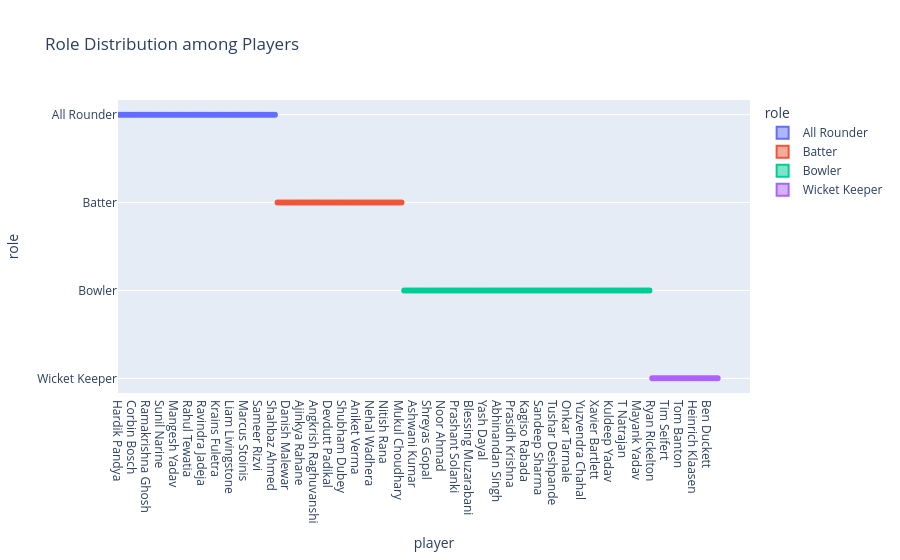

Source (notebook cell):
### Code cell
#  Violin: Role Distribution by Player
fig = px.violin(df, x="player", y="role", color="role",
                box=True, points="all",
                title="Role Distribution among Players")
fig.show()

### Figure 1 — Plotly figure (JSON) as saved in the notebook; plotly's stock layout.template omitted (floating-point values rounded to 4 significant figures)
{"data": [{"alignmentgroup": "True", "box": {"visible": true}, "hovertemplate": "role=%{y}<br>player=%{x}<extra></extra>", "legendgroup": "All Rounder", "marker": {"color": "#636efa"}, "name": "All Rounder", "offsetgroup": "All Rounder", "orientation": "v", "points": "all", "scalegroup": "True", "showlegend": true, "type": "violin", "x": ["Hardik Pandya", "Naman Dhir", "Will Jacks", "Shardul Thakur", "Mitchell Santner", "Raj Bawa", "Corbin Bosch", "Atharva Ankolekar", "Mayank Rawat", "Aman Khan", "Shivam Dubey", "Zak Foulkes", "Ramakrishna Ghosh", "Anshul Kamboj", "Jamie Overton", "Matthew Short", "Prashant Veer", "Daksh Kamra", "Sunil Narine", "Cameron Green", "Rachin Ravindra", "Anukul Roy", "Venkatesh Iyer", "Krunal Pandya", "Mangesh Yadav", "Vihaan Malhotra", "Jacob Bethell", "Romario Shepherd", "Kanishk Chouhan", "Washington Sundar", "Rahul Tewatia", "Manav Suthar", "Nishant Sindhu", "Rashid Khan", "Glenn Phillips", "Jason Holder", "Ravindra Jadeja", "Sam Curran", "Dasun Shanaka", "Donovan Ferreira", "Abhishek Sharma", "Harsh Dubey", "Krains Fuletra", "Harshal Patel", "Shivam Mavi", "Nitish Kumar Reddy", "Shivang Kumar", "Brydon Carse", "Liam Livingstone", "Jack Edwards", "Kamindu Mendis", "Marco Jansen", "Cooper Connolly", "Mitchell Owen", "Marcus Stoinis", "Azmatullah Omarzai", "Shashank Singh", "Suryansh Shedge", "Musheer Khan", "Axar Patel", "Sameer Rizvi", "Ashutosh Sharma", "Ajay Mandal", "Madhav Tiwari", "Mitchell Marsh", "Arshin Kulkarni", "Shahbaz Ahmed", "Wanindu Hasaranga"], "x0": " ", "xaxis": "x", "y": ["All Rounder", "All Rounder", "All Rounder", "All Rounder", "All Rounder", "All Rounder", "All Rounder", "All Rounder", "All Rounder", "All Rounder", "All Rounder", "All Rounder", "All Rounder", "All Rounder", "All Rounder", "All Rounder", "All Rounder", "All Rounder", "All Rounder", "All Rounder", "All Rounder", "All Rounder", "All Rounder", "All Rounder", "All Rounder", "All Rounder", "All Rounder", "All Rounder", "All Rounder", "All Rounder", "All Rounder", "All Rounder", "All Rounder", "All Rounder", "All Rounder", "All Rounder", "All Rounder", "All Rounder", "All Rounder", "All Rounder", "All Rounder", "All Rounder", "All Rounder", "All Rounder", "All Rounder", "All Rounder", "All Rounder", "All Rounder", "All Rounder", "All Rounder", "All Rounder", "All Rounder", "All Rounder", "All Rounder", "All Rounder", "All Rounder", "All Rounder", "All Rounder", "All Rounder", "All Rounder", "All Rounder", "All Rounder", "All Rounder", "All Rounder", "All Rounder", "All Rounder", "All Rounder", "All Rounder"], "y0": " ", "yaxis": "y"}, {"alignmentgroup": "True", "box": {"visible": true}, "hovertemplate": "role=%{y}<br>player=%{x}<extra></extra>", "legendgroup": "Batter", "marker": {"color": "#EF553B"}, "name": "Batter", "offsetgroup": "Batter", "orientation": "v", "points": "all", "scalegroup": "True", "showlegend": true, "type": "violin", "x": ["Rohit Sharma", "Suryakumar Yadav", "Sherfane Rutherford", "Tilak Varma", "Danish Malewar", "Ruturaj Gaikwad", "Dewald Brevis", "Sarfaraz Khan", "Ayush Matre", "Urvil Patel", "Ajinkya Rahane", "Rinku Singh", "Finn Allen", "Rahul Tripathi", "Manish Pandey", "Rovman Powell", "Angkrish Raghuvanshi", "Ramandeep Singh", "Sarthak Ranjan", "Rajat Patidar", "Virat Kohli", "Tim David", "Devdutt Padikal", "Shubman Gill", "Sai Sudharsan", "Shahrukh Khan", "Riyan Parag", "Aman Rao", "Shubham Dubey", "Shimron Hetmyer", "Yashasvi Jaiswal", "Ravi Singh", "Vaibhav Sooryavanshi", "Travis Head", "Aniket Verma", "Ravichandran Smaran", "Shreyas Iyer", "Priyansh Arya", "Harnoor Singh", "Pyla Avinash", "Nehal Wadhera", "Prithvi Shaw", "Pathum Nissanka", "David Miller", "Karun Nair", "Sahil Parakh", "Nitish Rana", "Himmat Singh", "Ayush Badoni", "Akshat Raghuvanshi", "Matthew Breetzke", "Aiden Markram", "Mukul Choudhary", "Abdul Samad"], "x0": " ", "xaxis": "x", "y": ["Batter", "Batter", "Batter", "Batter", "Batter", "Batter", "Batter", "Batter", "Batter", "Batter", "Batter", "Batter", "Batter", "Batter", "Batter", "Batter", "Batter", "Batter", "Batter", "Batter", "Batter", "Batter", "Batter", "Batter", "Batter", "Batter", "Batter", "Batter", "Batter", "Batter", "Batter", "Batter", "Batter", "Batter", "Batter", "Batter", "Batter", "Batter", "Batter", "Batter", "Batter", "Batter", "Batter", "Batter", "Batter", "Batter", "Batter", "Batter", "Batter", "Batter", "Batter", "Batter", "Batter", "Batter"], "y0": " ", "yaxis": "y"}, {"alignmentgroup": "True", "box": {"visible": true}, "hovertemplate": "role=%{y}<br>player=%{x}<extra></extra>", "legendgroup": "Bowler", "marker": {"color": "#00cc96"}, "name": "Bowler", "offsetgroup": "Bowler", "orientation": "v", "points": "all", "scalegroup": "True", "showlegend": true, "type": "violin", "x": ["Jasprit Bumrah", "Trent Boult", "AM Ghazanfar", "Deepak Chahar", "Ashwani Kumar", "Mayank Markande", "Raghu Sharma", "Mohd Izhar", "Khaleel Ahmed", "Rahul Chahar", "Shreyas Gopal", "Matt Henry", "Gurjapneet Singh", "Akeal Hosein", "Mukesh Choudhary", "Spencer Johnson", "Noor Ahmad ", "Nathan Ellis", "Vaibhav Arora", "Saurabh Dubey", "Kartik Tyagi", "Navdeep Saini", "Prashant Solanki", "Umran Malik", "Akash Deep", "Varun Chakravarthy", "Harshit Rana", "Mustafizur Rahman", "Blessing Muzarabani", "Matheesha Pathirana", "Jacob Duffy", "Josh Hazlewood", "Nuwan Thushara", "Bhuvneshwar Kumar", "Yash Dayal", "Suyash Sharma", "Swapnil Singh", "Rasikh Salam", "Vicky Ostwal", "Satvik Deswal", "Abhinandan Singh", "Arshad Khan", "Ashok Sharma", "Kulwant Khejroliya", "Gurnoor Brar", "Mohammed Siraj", "Prasidh Krishna", "Sai Kishore", "Ishant Sharma", "Jayant Yadav", "Prithvi Raj", "Luke Wood", "Kagiso Rabada", "Jofra Archer", "Nandre Burger", "Adam Milne", "Kwena Maphaka", "Vignesh Puthur", "Sandeep Sharma", "Brijesh Sharma", "Sushant Mishra", "Ravi Bishnoi", "Kuldeep Sen", "Yash Raj Punja", "Tushar Deshpande", "Yudhvir Singh", "Eshan Malinga", "Pat Cummins", "David Payne", "Sakib Hussain", "Onkar Tarmale", "Jaydev Unadkat", "Zeeshan Ansari", "Praful Hinge", "Amit Kumar", "Arshdeep Singh", "Yuzvendra Chahal", "Harpreet Brar", "Vishal Nishad", "Vijaykumar Vyshak", "Yash Thakur", "Praveen Dubey", "Xavier Bartlett", "Ben Dwarshuis", "Lockie Ferguson", "Vipraj Nigam", "Tripurana Vijay", "Mukesh Kumar", "Kuldeep Yadav", "Auqib Nabi", "Kyle Jamieson", "Dushmantha Chameera", "Lungi Ngidi", "Mitchell Starc", "T Natrajan", "Akash Singh", "Avesh Khan", "Mohammed Shami", "Prince Yadav", "Naman Tiwari", "Mayank Yadav", "Digvesh Rathi", "Arjun Tendulkar", "Mohsin Khan", "Manimaran Siddharth", "Anrich Nortje"], "x0": " ", "xaxis": "x", "y": ["Bowler", "Bowler", "Bowler", "Bowler", "Bowler", "Bowler", "Bowler", "Bowler", "Bowler", "Bowler", "Bowler", "Bowler", "Bowler", "Bowler", "Bowler", "Bowler", "Bowler", "Bowler", "Bowler", "Bowler", "Bowler", "Bowler", "Bowler", "Bowler", "Bowler", "Bowler", "Bowler", "Bowler", "Bowler", "Bowler", "Bowler", "Bowler", "Bowler", "Bowler", "Bowler", "Bowler", "Bowler", "Bowler", "Bowler", "Bowler", "Bowler", "Bowler", "Bowler", "Bowler", "Bowler", "Bowler", "Bowler", "Bowler", "Bowler", "Bowler", "Bowler", "Bowler", "Bowler", "Bowler", "Bowler", "Bowler", "Bowler", "Bowler", "Bowler", "Bowler", "Bowler", "Bowler", "Bowler", "Bowler", "Bowler", "Bowler", "Bowler", "Bowler", "Bowler", "Bowler", "Bowler", "Bowler", "Bowler", "Bowler", "Bowler", "Bowler", "Bowler", "Bowler", "Bowler", "Bowler", "Bowler", "Bowler", "Bowler", "Bowler", "Bowler", "Bowler", "Bowler", "Bowler", "Bowler", "Bowler", "Bowler", "Bowler", "Bowler", "Bowler", "Bowler", "Bowler", "Bowler", "Bowler", "Bowler", "Bowler", "Bowler", "Bowler", "Bowler", "Bowler", "Bowler", "Bowler"], "y0": " ", "yaxis": "y"}, {"alignmentgroup": "True", "box": {"visible": true}, "hovertemplate": "role=%{y}<br>player=%{x}<extra></extra>", "legendgroup": "Wicket Keeper", "marker": {"color": "#ab63fa"}, "name": "Wicket Keeper", "offsetgroup": "Wicket Keeper", "orientation": "v", "points": "all", "scalegroup": "True", "showlegend": true, "type": "violin", "x": ["Ryan Rickelton", "Quinton de Kock", "Robin Minz", "MS Dhoni", "Kartik Sharma", "Sanju Samson", "Tim Seifert", "Tejasvi Dahiya", "Phil Salt", "Jitesh Sharma", "Jordan Cox", "Jos Buttler", "Tom Banton", "Anuj Rawat", "Kumar Kushagra", "Dhruv Jurel", "Lhuan-dre Pretorius", "Ishan Kishan", "Heinrich Klaasen", "Salil Arora", "Vishnu Vinod", "Prabhsimran Singh", "Abhishek Porel", "KL Rahul ", "Ben Duckett", "Tristan Stubbs", "Rishabh Pant", "Nicholas Pooran", "Josh Inglis"], "x0": " ", "xaxis": "x", "y": ["Wicket Keeper", "Wicket Keeper", "Wicket Keeper", "Wicket Keeper", "Wicket Keeper", "Wicket Keeper", "Wicket Keeper", "Wicket Keeper", "Wicket Keeper", "Wicket Keeper", "Wicket Keeper", "Wicket Keeper", "Wicket Keeper", "Wicket Keeper", "Wicket Keeper", "Wicket Keeper", "Wicket Keeper", "Wicket Keeper", "Wicket Keeper", "Wicket Keeper", "Wicket Keeper", "Wicket Keeper", "Wicket Keeper", "Wicket Keeper", "Wicket Keeper", "Wicket Keeper", "Wicket Keeper", "Wicket Keeper", "Wicket Keeper"], "y0": " ", "yaxis": "y"}], "layout": {"legend": {"title": {"text": "role"}, "tracegroupgap": 0}, "title": {"text": "Role Distribution among Players"}, "violinmode": "group", "xaxis": {"anchor": "y", "domain": [0, 1], "title": {"text": "player"}}, "yaxis": {"anchor": "x", "categoryarray": ["Wicket Keeper", "Bowler", "Batter", "All Rounder"], "categoryorder": "array", "domain": [0, 1], "title": {"text": "role"}}}}
